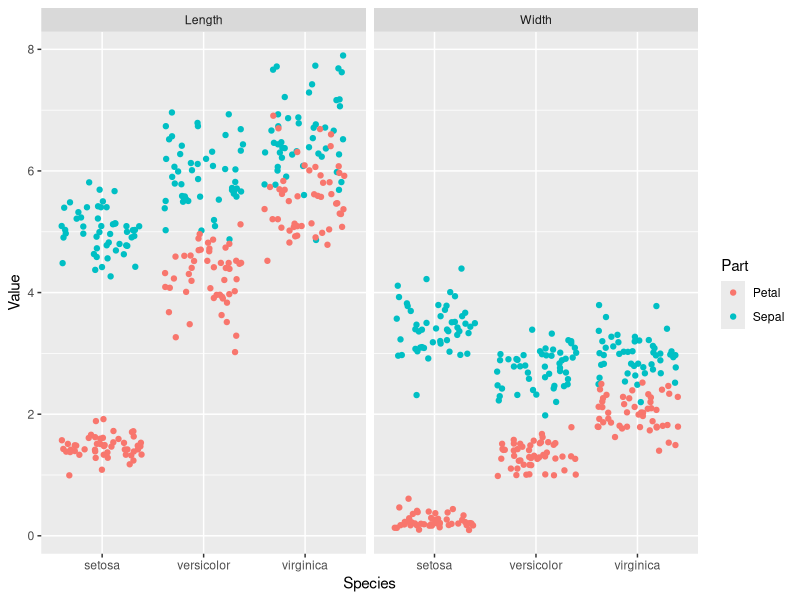

Recreate this plot in R.
str(iris)
head(iris)
library(tidyr)

iris.tidy <- iris %>%
  gather(key, Value, -Species ) %>%
  separate(key, c("Part","Measure"),"\\.")

library(ggplot2)
ggplot(iris.tidy, aes(x = Species, y = Value, col = Part)) +
  geom_jitter() +
  facet_grid(. ~ Measure)

iris$Flower <- 1:nrow(iris)

iris.wide <- iris %>%
  gather(key, value, -Species,-Flower) %>%
  separate(key, c("Part","Measure"),"\\.") %>%
  spread(Measure, value)